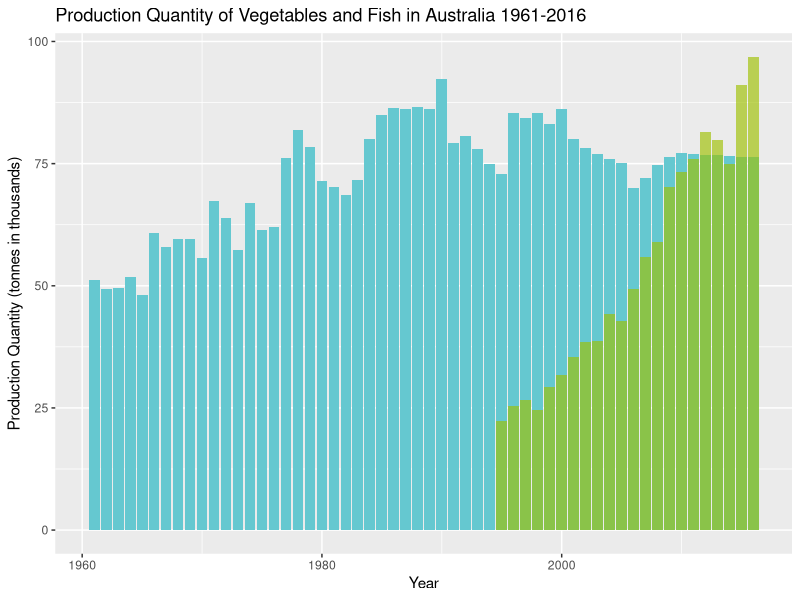

Write R code to recreate this figure.
library(tidyverse)
library(lubridate)

setwd("~/Documents/GitHub/fun-in-the-sun")

Temp <- read_csv("Temp.csv")
Veg <- read_csv("veg deluxe.csv")
Aqua <- read_csv("AQUA_PRODUCTION6.xls.csv")

leftJoin <-Veg %>% 
  left_join(Aqua, by="Year")

ggplot(leftJoin) +
  geom_bar(mapping = aes (x=Year, y=Vegetables), stat='identity', fill = "#65C8D0") +
  geom_bar(mapping = aes (x=Year, y=Fish), stat='identity', fill = "#9FC000", alpha = 3.25/5) +
  labs(title = "Production Quantity of Vegetables and Fish in Australia 1961-2016") +
  ylab ("Production Quantity (tonnes in thousands)")
